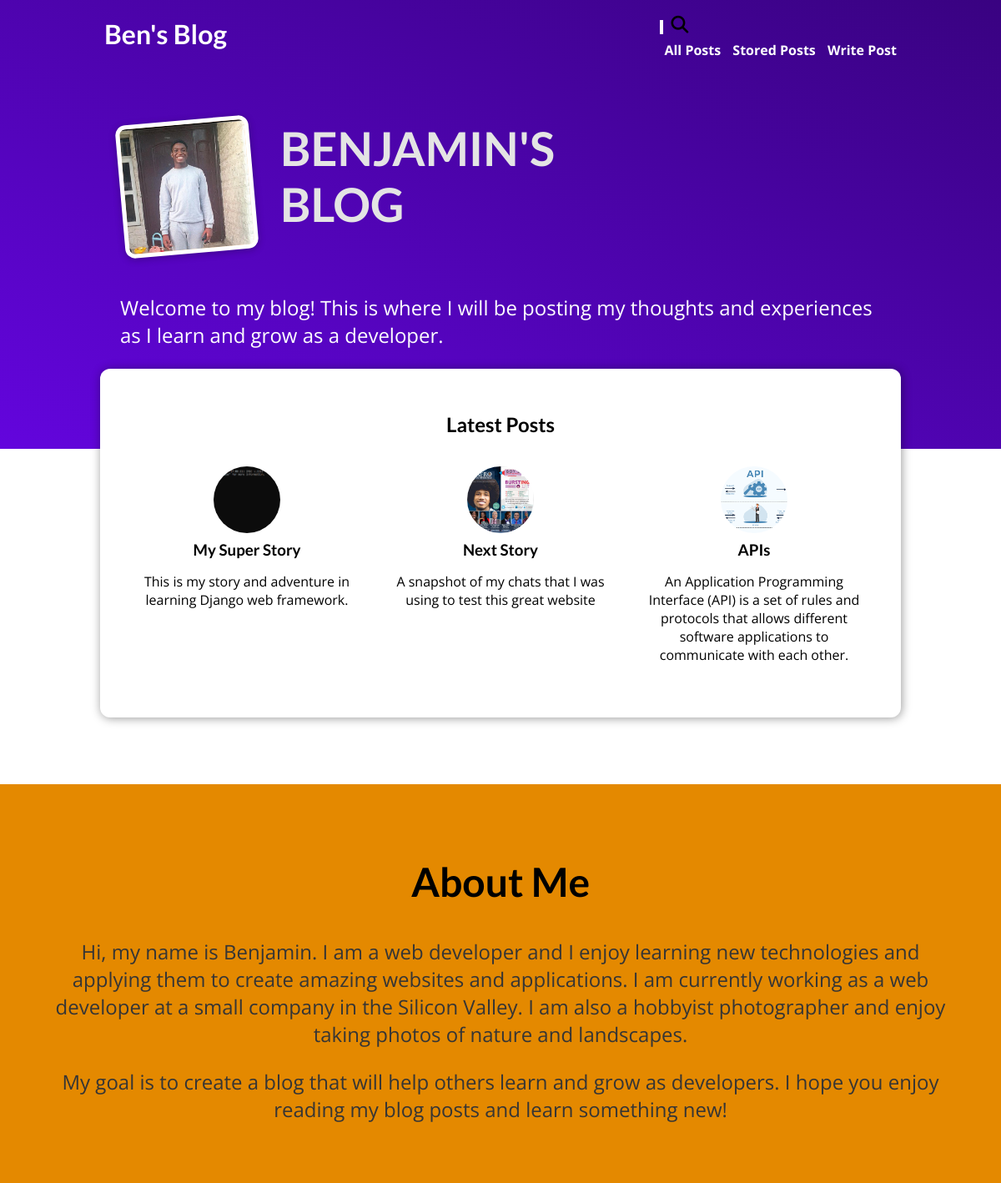
Screenshot of /blog/ with the database file from the repository.
### blog/models.py (models this page shows, shortened)
class Post(models.Model):
    title = models.CharField(max_length=200)
    image_name = models.ImageField(upload_to='posts', null=True) # upload_to is the directory where the image will be saved, upload_to will handle file uploads
    excerpt = models.CharField(validators=[MinLengthValidator(50)], max_length=200)
    content = models.TextField(validators=[MinLengthValidator(50)])
    date = models.DateField(auto_now=True)
    slug = models.SlugField(max_length=200, unique=True, blank=True, null=False)
    author = models.ForeignKey(Author, on_delete=models.SET_NULL, null=True, related_name='posts') # one author can have many posts
    tag = models.ManyToManyField(Tag, related_name='tags') # one post can have many tags

### blog/views.py (the view)
# urls.py: path('', views.IndexView.as_view(), name='starting_page'), # or index
class IndexView(ListView):
    model = Post
    template_name = 'blog/index.html'
    context_object_name = 'posts'
    ordering = ['-date']
    def get_queryset(self):
        query_set = super().get_queryset()
        return query_set[:3]

### blog/templates/blog/index.html (shortened to what this page needs)
{% extends 'base.html' %}
{% load static %}
{% block css_files %}
    <link rel="stylesheet" href="{% static 'blog/includes/post.css' %}">
    <link rel="stylesheet" href="{% static 'blog/index.css' %}">
{% endblock %}
{% block content %}
    <section id="welcome">
        <header>
            <img src="{% static 'blog/images/ben.jpg' %}" alt="The Author of This Blog">
            <h2>BENJAMIN'S BLOG</h2>
        </header>
        <p>Welcome to my blog! This is where I will be posting my thoughts and experiences as I learn and grow as a developer.</p>
    </section>
    <section id="latest-posts">
        <h2>Latest Posts</h2>
        <ul>
            {% for post in posts %}
                {% include "blog/includes/post.html" with post=post %}
            {% endfor %}
        </ul>
    </section>
   <section id="about">
       <h2>About Me</h2>
       <p>Hi, my name is Benjamin. I am a web developer and I enjoy learning new technologies and applying them to create amazing websites and applications. I am currently working as a web developer at a small company in the Silicon Valley. I am also a hobbyist photographer and enjoy taking photos of nature and landscapes.</p>
       <p>My goal is to create a blog that will help others learn and grow as developers. I hope you enjoy reading my blog posts and learn something new!</p>
   </section>
{% endblock %}

### blog/templates/blog/includes/post.html
<li>
    <article class="post">
        <a href="{% url 'post_detail_page' post.slug %}">
            <img src=" {{ post.image_name.url }}" alt="{{post.title}}">
            <div class="post-content">
                <h3>{{ post.title }}</h3>
                <p>{{post.excerpt}} </p>
            </div>
        </a>
    </article>
</li>

### static/styles.css (style rules this page uses)
* { box-sizing: border-box; }
html { font-family: 'Open Sans', 'Lato', sans-serif; }
body { margin: 0; }
h1, h2, h3 { font-family: 'Lato', sans-serif; font-weight: bold; }

### blog/static/blog/includes/post.css (style rules this page uses)
.post { display: flex; flex-direction: column; align-items: center; text-align: center; }
.post a { text-decoration: none; color: black; transition: all 0.2s ease; padding: 1rem; }
.post img { width: 5rem; height: 5rem; object-fit: cover; border-radius: 50%; }
.post h3 { margin: 0.25rem 0; }

### blog/static/blog/index.css (style rules this page uses)
#welcome { background: linear-gradient(to right top, #6305dd, #390281); padding: 6rem 12%; }
#welcome header { display: flex; align-items: flex-start; margin: 3rem auto; }
#welcome img { width: 10rem; height: 10rem; object-fit: cover; object-position: top; border: 5px solid white; border-radius: 12px; background-color: #ffe1bf; transform: rotateZ(-5deg); box-shadow: 0 2px 8px rgba(0, 0, 0, 0.25); }
#welcome h2 { font-size: 3.5rem; margin: 0 0 0 2rem; color: #e4e4e4; width: 10rem; }
#welcome p { color: white; font-size: 1.5rem; }
#latest-posts { background-color: white; padding: 2rem; border-radius: 12px; width: 60rem; margin: -6rem auto 2rem auto; box-shadow: 1px 1px 12px rgba(0, 0, 0, 0.4); }
#latest-posts h2 { text-align: center; }
#latest-posts ul { list-style: none; margin: 0; padding: 0; display: flex; gap: 1rem; }
#latest-posts li { flex: 1; }
#about { text-align: center; padding: 3rem; background-color: #e48900; margin-top: 5rem; }
#about h2 { font-size: 3rem; }
#about p { font-size: 1.5rem; color: #353535; }

### rows the page displays
Post: image_name (picture), title "My Super Story", excerpt "This is my story and adventure in learning Django web framework."
Post: image_name (picture), title "Next Story", excerpt "A snapshot of my chats that I was using to test this great website"
Post: image_name (picture), title "APIs", excerpt "An Application Programming Interface (API) is a set of rules and protocols that allows different software applications to communicate with each other."
